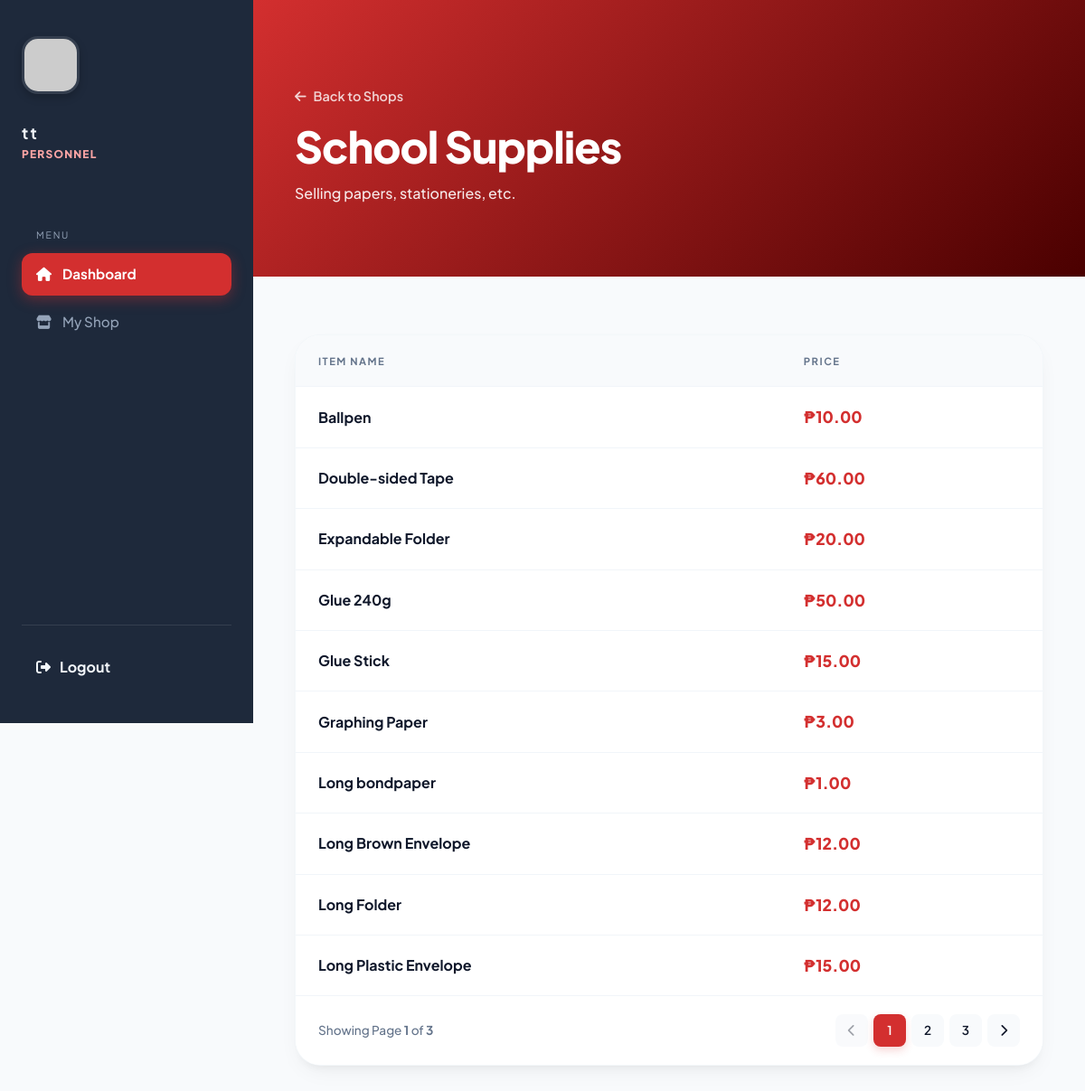
The page /view_shop.php?shop_id=1 (signed in) on the database its author committed.
### tables this page shows
CREATE TABLE `tblshop` (
  `sid` int(11) NOT NULL,
  `accid` int(11) NOT NULL,
  `sname` varchar(255) NOT NULL,
  `shop_description` varchar(255) NOT NULL
);

CREATE TABLE `tblitem` (
  `itemid` int(11) NOT NULL,
  `sid` int(11) NOT NULL,
  `itemname` varchar(255) NOT NULL,
  `price` decimal(10,2) NOT NULL
);

### view_shop.php (the view, shortened to what this page needs)
<?php
require_once 'includes/connect.php';
$shop_id = mysqli_real_escape_string($conn, $_GET['shop_id']);
$shop_query = mysqli_query($conn, "SELECT * FROM tblshop WHERE sid = '$shop_id'");
$shop = mysqli_fetch_assoc($shop_query);
$sname = $shop['sname'];
$shop_desc = $shop['shop_description'] ?? 'No description available.';
$limit = 10;
$page = isset($_GET['page']) && is_numeric($_GET['page']) ? (int)$_GET['page'] : 1;
$offset = ($page - 1) * $limit;
$count_query = mysqli_query($conn, "SELECT COUNT(*) AS total FROM tblitem WHERE sid = '$shop_id'");
$count_row = mysqli_fetch_assoc($count_query);
$total_items = $count_row['total'];
$total_pages = ceil($total_items / $limit);
$items_query = mysqli_query($conn, "SELECT * FROM tblitem WHERE sid = '$shop_id' ORDER BY itemname ASC LIMIT $limit OFFSET $offset");
?>
<!DOCTYPE html>
<html lang="en">
<head>
    <link rel="stylesheet" href="https://cdnjs.cloudflare.com/ajax/libs/font-awesome/6.4.0/css/all.min.css">
</head>
<body>
<div class="app-container">
    <?php include 'includes/sidebar.php'; ?>
    <main class="main-content">
        <header class="hero">
            <a href="dashboard.php" class="back-link"><i class="fas fa-arrow-left"></i> Back to Shops</a>
            <h1 class="welcome-heading"><?php echo htmlspecialchars($sname); ?></h1>
            <p style="opacity: 0.9; margin-top: 0.25rem; font-weight: 500; max-width: 600px;">
                <?php echo htmlspecialchars($shop_desc); ?>
            </p>
        </header>
        <section class="content-body">
            <div class="items-card">
                <table>
                    <thead>
                        <tr>
                            <th>Item Name</th>
                            <th>Price</th>
                        </tr>
                    </thead>
                    <tbody>
                        <?php if (mysqli_num_rows($items_query) > 0): ?>
                            <?php while($row = mysqli_fetch_assoc($items_query)): ?>
                                <tr>
                                    <td><strong><?php echo htmlspecialchars($row['itemname']); ?></strong></td>
                                    <td class="price-tag">₱<?php echo number_format($row['price'], 2); ?></td>
                                </tr>
                            <?php endwhile; ?>
                        <?php endif; ?>
                    </tbody>
                </table>
                <?php if ($total_pages > 1): ?>
                    <div class="pagination-container">
                        <div class="pagination-info">
                            Showing Page <strong><?php echo $page; ?></strong> of <strong><?php echo $total_pages; ?></strong>
                        </div>
                        <nav class="pagination-nav">
                            <a href="?shop_id=<?php echo $shop_id; ?>&page=<?php echo $page - 1; ?>"
                               class="pagination-link <?php echo ($page <= 1) ? 'disabled' : ''; ?>">
                                <i class="fas fa-chevron-left"></i>
                            </a>
                            <?php for ($i = 1; $i <= $total_pages; $i++): ?>
                                <a href="?shop_id=<?php echo $shop_id; ?>&page=<?php echo $i; ?>"
                                   class="pagination-link <?php echo ($page == $i) ? 'active' : ''; ?>">
                                    <?php echo $i; ?>
                                </a>
                            <?php endfor; ?>
                            <a href="?shop_id=<?php echo $shop_id; ?>&page=<?php echo $page + 1; ?>"
                               class="pagination-link <?php echo ($page >= $total_pages) ? 'disabled' : ''; ?>">
                                <i class="fas fa-chevron-right"></i>
                            </a>
                        </nav>
                    </div>
                <?php endif; ?>
            </div>
        </section>
    </main>
</div>
</body>
</html>

### view_shop.php (style rules this page uses)
:root { --primary: #d32f2f; --primary-dark: #4a0000; --bg-main: #f8fafc; --sidebar-bg: #1e293b; --sidebar-text: #f1f5f9; --sidebar-muted: #94a3b8; --sidebar-hover: rgba(255, 255, 255, 0.05); --sidebar-accent: #fca5a5; --text-main: #0f172a; --text-muted: #64748b; --card-shadow: 0 10px 25px -5px rgba(0, 0, 0, 0.05), 0 8px 10px -6px rgba(0, 0, 0, 0.05); --transition: 0.3s cubic-bezier(0.4, 0, 0.2, 1); }
* { margin: 0; padding: 0; box-sizing: border-box; }
body { font-family: 'Plus Jakarta Sans', sans-serif; background-color: var(--bg-main); color: var(--text-main); line-height: 1.5; }
.app-container { display: flex; min-height: 100vh; width: 100%; }
.main-content { flex: 1; display: flex; flex-direction: column; min-width: 0; }
.hero { position: relative; padding: 5rem 5%; background: linear-gradient(135deg, var(--primary) 0%, var(--primary-dark) 100%); color: white; overflow: hidden; }
.welcome-heading { font-size: clamp(2rem, 4vw, 3.5rem); font-weight: 800; letter-spacing: -1px; z-index: 1; position: relative; }
.back-link { margin-top: 1rem; display: inline-flex; align-items: center; gap: 8px; color: rgba(255,255,255,0.8); text-decoration: none; font-weight: 600; font-size: 0.9rem; z-index: 1; position: relative; transition: var(--transition); margin-bottom: 0.5rem; }
.content-body { padding: 4rem 5%; }
.items-card { background: white; border-radius: 28px; overflow: hidden; box-shadow: var(--card-shadow); border: 1px solid rgba(241, 245, 249, 0.8); }
table { width: 100%; border-collapse: collapse; }
th { background: #f8fafc; text-align: left; padding: 20px 25px; font-size: 0.7rem; text-transform: uppercase; letter-spacing: 1.5px; color: var(--text-muted); }
td { padding: 20px 25px; border-top: 1px solid #f1f5f9; font-weight: 500; }
.price-tag { font-weight: 800; color: var(--primary); font-size: 1.1rem; }
.pagination-container { display: flex; justify-content: space-between; align-items: center; padding: 20px 25px; background: #ffffff; border-top: 1px solid #f1f5f9; }
.pagination-info { font-size: 0.85rem; color: var(--text-muted); font-weight: 500; }
.pagination-nav { display: flex; gap: 6px; }
.pagination-link { display: inline-flex; align-items: center; justify-content: center; min-width: 36px; height: 36px; padding: 0 8px; text-decoration: none; color: var(--text-main); background: var(--bg-main); border-radius: 8px; font-size: 0.85rem; font-weight: 600; transition: var(--transition); }
.pagination-link.active { background: var(--primary); color: white; box-shadow: 0 4px 10px rgba(211, 47, 47, 0.2); }
.pagination-link.disabled { opacity: 0.4; pointer-events: none; background: #f1f5f9; }

### rows shown on the page
tblshop: sname "School Supplies", shop_description "Selling papers, stationeries, etc."
tblitem: itemname "Ballpen", price "10.00"
tblitem: itemname "Double-sided Tape", price "60.00"
tblitem: itemname "Expandable Folder", price "20.00"
tblitem: itemname "Glue 240g", price "50.00"
tblitem: itemname "Glue Stick", price "15.00"
tblitem: itemname "Graphing Paper", price "3.00"
tblitem: itemname "Long bondpaper", price "1.00"
tblitem: itemname "Long Brown Envelope", price "12.00"
tblitem: itemname "Long Folder", price "12.00"
tblitem: itemname "Long Plastic Envelope", price "15.00"

### other values the page prints
$user_name "t t"
$user_role "PERSONNEL"
$page "1"
$total_pages "3"
